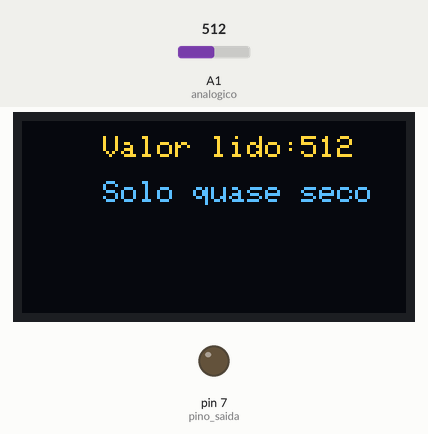
Recording of a sketch running on a simulated Arduino Uno, built with avr-gcc and run on an emulated ATmega328P. On the bench: 128×64 one-colour display, output pins drawn as LEDs (lit = HIGH). The test bench sets the inputs (shaded band); at power-on: A1 (analogico) = 512. The OLED is the two-colour kind (top 16 rows yellow); the display library's start-up logo is not drawn.

Above: at 1.3 s.
1.4 s: A1 (analogico) set to 330
At 3.2 s:
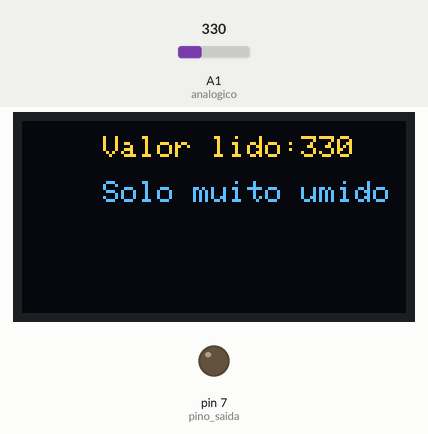
4.2 s: A1 (analogico) set to 352
At 5.8 s:
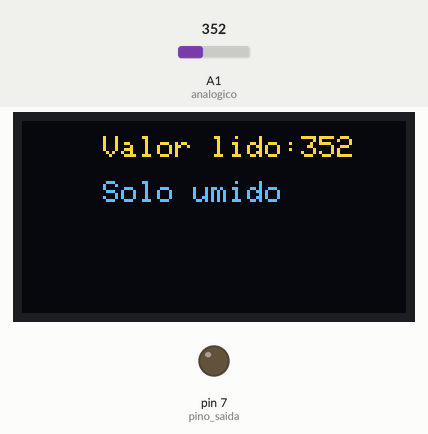
6.8 s: A1 (analogico) set to 159
At 9.1 s:
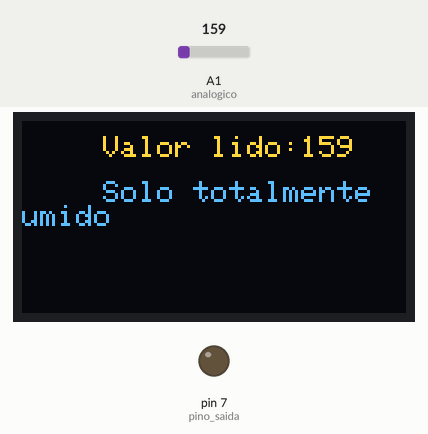
9.4 s: A1 (analogico) set to 710
At 10.5 s:
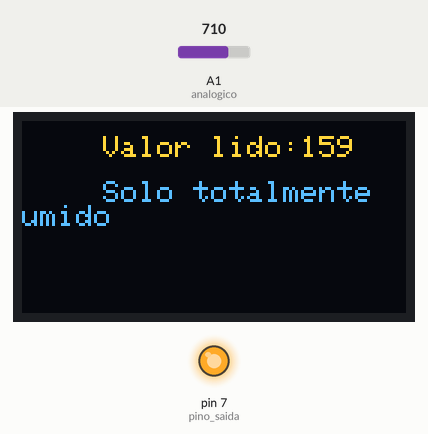
11.0 s: A1 (analogico) set to 684
At 14.6 s:
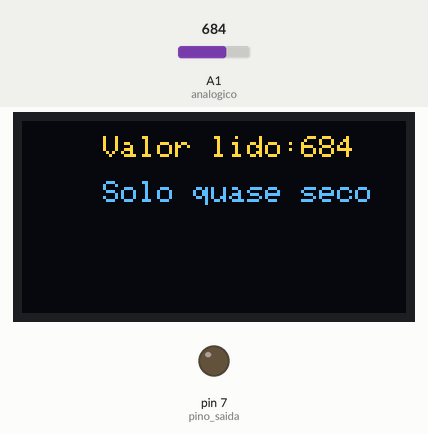
Timing chart, 0 to 15.1 s (numbered marks = the images above; inputs shaded):
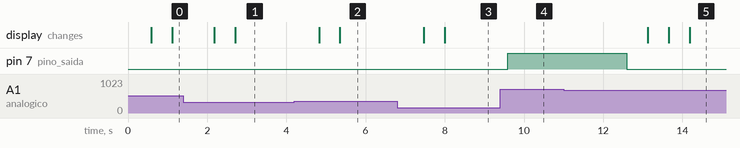

Measured:
- the behaviour switches between 340 and 341 on A1 (analogico) (found by bisection; images 1 and 2)
- the behaviour switches between 701 and 700 on A1 (analogico) (found by bisection; images 4 and 5)
- after the input at 1.4 s, the display: first changes after 0.78 s (image 1 shows a later state)
- after the input at 4.2 s, the display: first changes after 0.62 s (image 2 shows a later state)
- after the input at 6.8 s, the display: first changes after 0.67 s (image 3 shows a later state)
- after the input at 9.4 s, pin 7 (pino_saida): LOW → HIGH after 0.20 s
- after the input at 11.0 s, pin 7 (pino_saida): goes on until 12.6 s, then stays LOW; the display: first differs from a run without the input after 2.7 s (image 5 shows a later state)

The sketch:

oled_umidade_rele.ino
```cpp
//==================================================================
//Oficinas de programação em C usando o Arduino
//Autor: Iury Anderson Fernandes Coelho
//Medição da umidade do solo
//==================================================================

//==================================================================
//Ligação dos terminais do display no arduino e do sensor de umidade
//SCK_PIN --- A5
//SDA_PIN --- A4
//A0      --- A1
//=================================================================

// inclua as bibliotecas necessárias
#include <Adafruit_GFX.h>
#include <Adafruit_SSD1306.h>

// defina o pino de ligação do sensor de umidade do solo
#define   analogico  A1

// defina o pino D7 como saída para o rele
#define pino_saida  7

// declare a variável global contendo o valor lido do sensor
int valor_lido = 0;

// declare a variável global contendo o estado do solo
String estado;

// crie um objeto display com Adafruit_SSD1306
Adafruit_SSD1306 display = Adafruit_SSD1306();

//inicialize as definições de hardware
void setup()
{
    //defina a taxa de transmissão de dados como 9600
    Serial.begin(9600);

    //defina o estado do pino analigico A0 como pino de entrada
    pinMode(analogico,  INPUT);

    //inicialize a leitura do display oled
     display.begin(SSD1306_SWITCHCAPVCC, 0x3C);

    //inicialize o pino do rele como saida
    pinMode(pino_saida, OUTPUT);

}
// inicialize as definiçoes que irão ser tratadas no loop infinito do arduino
void loop()
{
  // declare a variável global sendo o valor lido na porta analogica A0
  valor_lido = analogRead(analogico);

//===imprima para o usuário o valor do sensor=========================

    //desenhe um comando visivel no display
    display.display();
    //limpe o display
    display.clearDisplay();
    //sete o tamanho do texto
    display.setTextSize(1);
    // sete a cor branca para o texto
    display.setTextColor(WHITE);
    // posicione o cursos no centro
    display.setCursor(27,5);
    //imprima o valor lido no display
    display.print("Valor lido:");
    display.print(valor_lido);
    display.setCursor(27,20);
    display.print(estado);

//===================================================================

//=============Condições para cada nível de umidade==================
  //declare a faixa de valores em que a umidade é total
  if (valor_lido > 0 && valor_lido < 169)
  {
    estado = "Solo totalmente umido";
  }

  //declare a faixa de valores em que a umidade é média
  else if (valor_lido > 169 && valor_lido < 340)
  {
    estado = "Solo muito umido";
  }

  //declare a faixa de valores em que a umidade é mínima
  else if (valor_lido > 340 && valor_lido < 511)
  {
    estado = "Solo umido";
  }
  //declare a faixa de valores em que o solo está secando
  else if (valor_lido > 511 && valor_lido < 700)
  {
    estado = "Solo quase seco";

  }

  //declare a faixa de valores em que o solo está seco
  else if (valor_lido > 700 && valor_lido < 1024)
  {
    estado = "Solo seco";
    // liga o rele para irrigacao
    digitalWrite(pino_saida, HIGH);
    //espera 3s com o rele ligado
    delay(3000);
    digitalWrite(pino_saida, LOW);
  }
//================================================================

  //defina o tempo de espera para o proximo loop
  delay(500);
}
```
